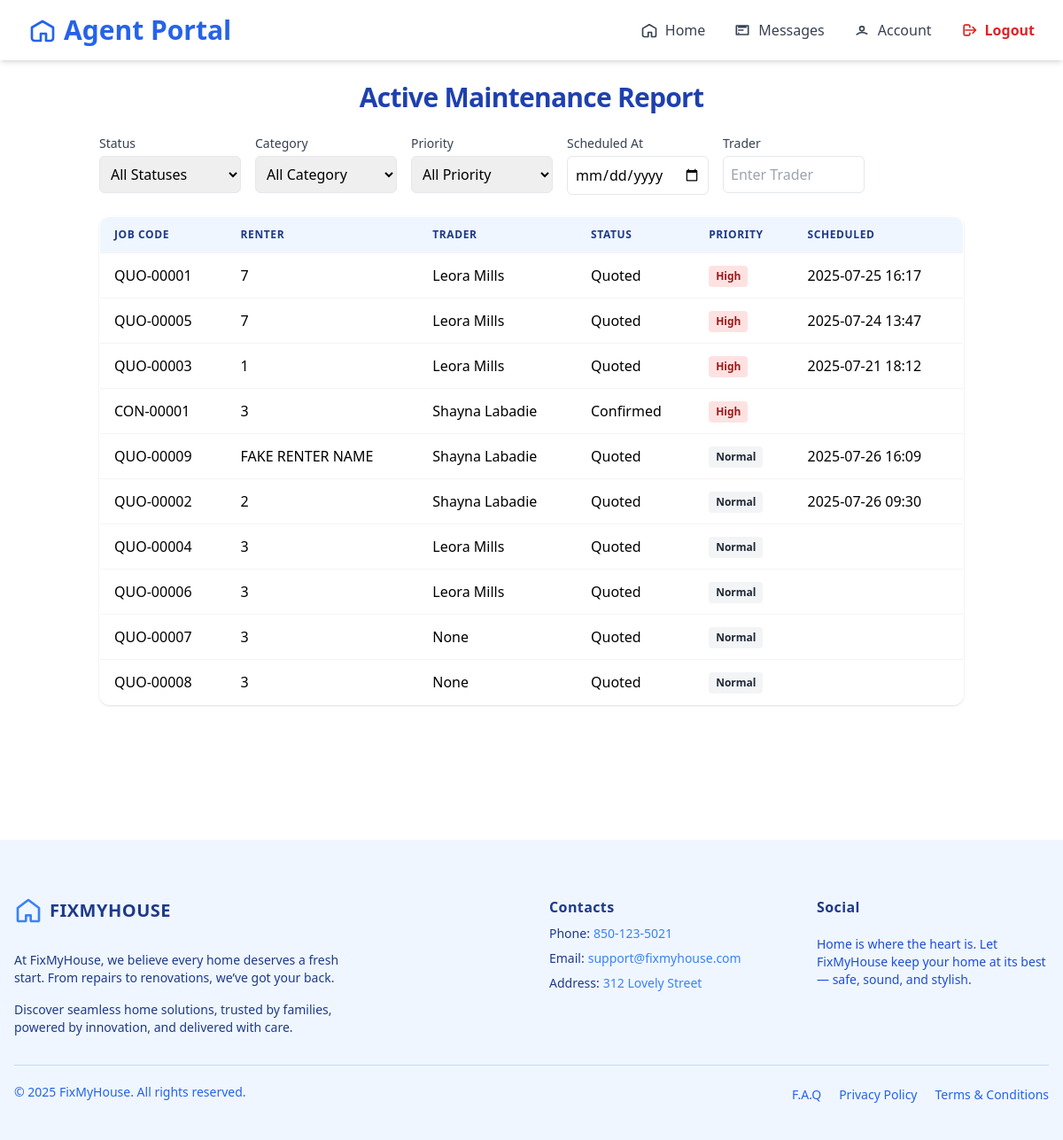
Page /agent/active-jobs/ (signed in) on the earlier database version.
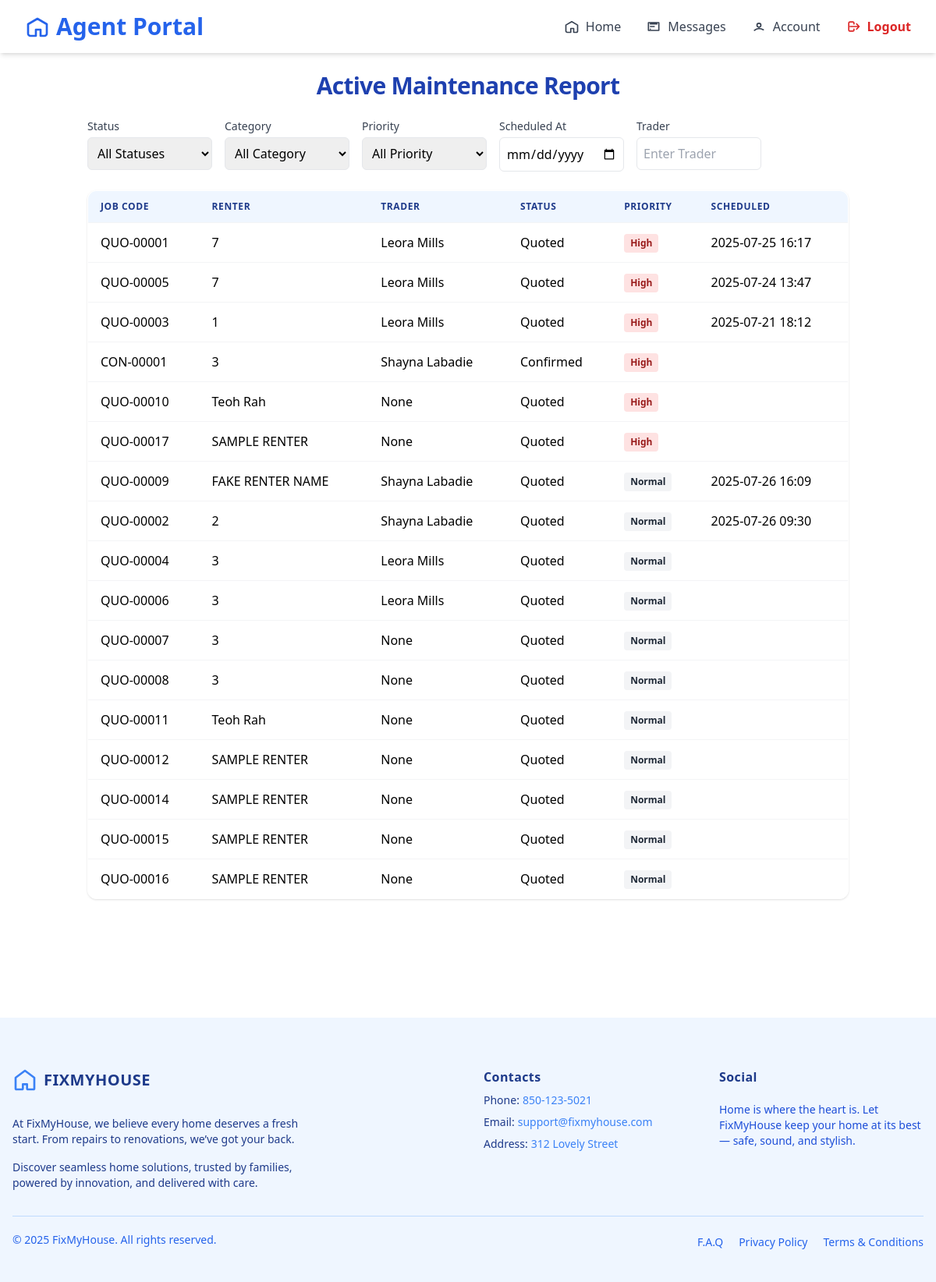
Same page on the later database version.
### trader/models/jobs.py (models this page shows, shortened)
class Jobs(models.Model):
    agent = models.ForeignKey(AgentRegister, on_delete=models.CASCADE, related_name='jobs_agent')
    trader = models.ForeignKey(TraderRegistration, on_delete=models.SET_NULL, null=True, blank=True, related_name='jobs_trader')
    property = models.ForeignKey(Property, on_delete=models.SET_NULL, null=True, blank=True, related_name='jobs_property')
    STATUS_CHOICES = [
        ('quoted', 'Quoted'),
        ('confirmed', 'Confirmed'),
        ('approved', 'Approved'),
        ('scheduled', 'Scheduled'),
    ]
    address = models.TextField(blank=True, null=True)
    category = models.ForeignKey(Services, on_delete=models.SET_NULL, null=True, blank=True, related_name='category_services')
    renter = models.CharField(max_length=100, null=True, blank=True)
    priority = models.BooleanField(default=False)  # True = High Priority
    job_code = models.CharField(max_length=20, unique=True)
    notes = models.TextField()
    status = models.CharField(max_length=20, choices=STATUS_CHOICES, default='quoted')
    quoted_at = models.DateTimeField(default=timezone.now)
    confirmed_at = models.DateTimeField(null=True, blank=True)
    approved_at = models.DateTimeField(null=True, blank=True)
    scheduled_at = models.DateTimeField(null=True, blank=True)
    is_active = models.BooleanField(null=True, blank=True, default=True)

### trader/models/registerTrader.py (models this page shows, shortened)
class TraderRegistration(models.Model):
    user = models.OneToOneField(User, on_delete=models.CASCADE, null=True, blank=True)
    name = models.CharField(max_length=255)
    email = models.EmailField()
    phone = models.CharField(max_length=50)
    password = models.CharField(max_length=255, null=True, blank=True)
    COMPANY_TYPE_CHOICES = [
        ('sole_trader', 'Sole Trader'),
        ('company', 'Company'),
    ]
    INDUSTRIES_CHOICES = [
        ('air_conditioning', 'Air Conditioning'),
        ('cleaning', 'Cleaning'),
        ('electrical', 'Electrical'),
        ('gardening', 'Gardening'),
        ('general_merchandise', 'General Merchandise'),
        ('glazing', 'Glazing'),
        ('pest_control', 'Pest Control'),
        ('plumbing-gas', 'Plumbing / Gas'),
        ('tree_cutting', 'Tree Cutting'),
        ('steel_works', 'Steel Works'),
    ]
    company_type = models.CharField(max_length=100, choices=COMPANY_TYPE_CHOICES, default='company')
    company_name = models.CharField(max_length=255, blank=True, null=True)
    company_address = models.CharField(max_length=255, blank=True, null=True)
    company_email = models.EmailField(blank=True, null=True)
    company_landline = models.CharField(max_length=50, blank=True, null=True)
    gst_registered = models.BooleanField(default=False)
    abn = models.CharField(max_length=20, blank=True, null=True)
    industry = models.CharField(max_length=100, choices=INDUSTRIES_CHOICES, blank=True, null=True)
    other_expertise = models.CharField(max_length=100, choices=INDUSTRIES_CHOICES, blank=True, null=True)
    state = models.CharField(max_length=100, blank=True)
    municipality = models.CharField(max_length=100, blank=True)
    city = models.CharField(max_length=100, blank=True)
    address_line_1 = models.CharField(max_length=255, blank=True, null=True)
    address_line_2 = models.CharField(max_length=255, blank=True, null=True)
    postal_code = models.CharField(max_length=20, blank=True)
    def __str__(self):
        return self.name

### agent/views.py (the view)
# urls.py: path('active-jobs/', views.ActiveJobsListView.as_view(), name='active_jobs_list'),
@method_decorator(login_required, name='dispatch')
class ActiveJobsListView(ListView):
    model = Jobs
    template_name = 'components/home/active_jobs_list.html'
    context_object_name = 'jobs'
    def get_queryset(self):
        queryset = super().get_queryset()
        queryset = queryset.filter(is_active=True)
        status = self.request.GET.get('status')
        category = self.request.GET.get('category')
        priority = self.request.GET.get('priority')
        trader = self.request.GET.get('trader')
        scheduled_at = self.request.GET.get('scheduled_at')
        if status:
            queryset = queryset.filter(status=status)
        if category:
            queryset = queryset.filter(category=category)
        if trader:
            queryset = queryset.filter(trader__name__icontains=trader)
        if scheduled_at:
            queryset = queryset.filter(scheduled_at=scheduled_at)
        if priority == 'true':
            queryset = queryset.filter(priority=True)
        elif priority == 'false':
            queryset = queryset.filter(priority=False)
        return queryset.order_by('-priority', '-scheduled_at', '-approved_at', '-confirmed_at')
    def get_context_data(self, **kwargs):
        category = self.request.GET.get('category')
        context = super().get_context_data(**kwargs)
        context['status_options'] = dict(Jobs._meta.get_field('status').choices)
        context['category_options'] = {
            service.id: service.description
            for service in Services.objects.all()
        }
        context['filter_status'] = self.request.GET.get('status', '')
        context['filter_category'] = int(category) if category and category.isdigit() else ''
        context['filter_priority'] = self.request.GET.get('priority', '')
        context['filter_trader'] = self.request.GET.get('trader', '')
        context['filter_scheduled_at'] = self.request.GET.get('scheduled_at', '')
        return context

### agent/templates/components/home/active_jobs_list.html (shortened to what this page needs)
{% extends "baseAgent.html" %}
{% block content %}
{% include 'components/home/navigatorBaseAgent.html' %}
<main class="max-w-5xl mx-auto p-4 sm:p-6 mb-[8rem]">
  <h2 class="text-2xl sm:text-3xl font-bold text-blue-800 mb-6 text-center tracking-tight">Active Maintenance Report</h2>
  <form method="GET" class="mb-6">
    <div class="flex flex-col md:flex-row gap-4">
      <div>
        <label for="status" class="block text-sm font-medium text-gray-700">Status</label>
        <select name="status" id="status" class="mt-1 p-2 border rounded-md w-full md:w-40" onchange="this.form.submit()">
          <option value="">All Statuses</option>
        </select>
      </div>
      <div>
        <label for="category" class="block text-sm font-medium text-gray-700">Category</label>
        <select name="category" id="category" class="mt-1 p-2 border rounded-md w-full md:w-40" onchange="this.form.submit()">
          <option value="">All Category</option>
        </select>
      </div>
      <div>
        <label for="priority" class="block text-sm font-medium text-gray-700">Priority</label>
        <select name="priority" id="priority" class="mt-1 p-2 border rounded-md w-full md:w-40" onchange="this.form.submit()">
          <option value="">All Priority</option>
        </select>
      </div>
      <div>
        <label for="priority" class="block text-sm font-medium text-gray-700">Scheduled At</label>
        <input type="date" name="scheduled_at" id="scheduled_at" class="mt-1 p-2 border rounded-md w-full md:w-40" value="{{ filter_scheduled_at }}" onchange="this.form.submit()">
      </div>
      <div>
        <label for="trader" class="block text-sm font-medium text-gray-700">Trader</label>
        <input type="text" name="trader" id="trader" value="{{ filter_trader }}"
          class="mt-1 p-2 border rounded-md w-full md:w-40"
          placeholder="Enter Trader"
          onchange="this.form.submit()">
      </div>
    </div>
  </form>
  <div class="overflow-x-auto rounded-xl shadow">
    <table class="min-w-full bg-white border border-gray-200 rounded-xl overflow-hidden">
      <thead class="bg-blue-50">
        <tr>
          <th class="px-4 py-3 text-left text-xs font-semibold text-blue-900 uppercase tracking-wider">Job Code</th>
          <th class="px-4 py-3 text-left text-xs font-semibold text-blue-900 uppercase tracking-wider">Renter</th>
          <th class="px-4 py-3 text-left text-xs font-semibold text-blue-900 uppercase tracking-wider">Trader</th>
          <th class="px-4 py-3 text-left text-xs font-semibold text-blue-900 uppercase tracking-wider">Status</th>
          <th class="px-4 py-3 text-left text-xs font-semibold text-blue-900 uppercase tracking-wider">Priority</th>
          <th class="px-4 py-3 text-left text-xs font-semibold text-blue-900 uppercase tracking-wider">Scheduled</th>
        </tr>
      </thead>
      <tbody>
        {% for job in jobs %}
        <tr class="border-t border-gray-100 hover:bg-blue-50 transition">
          <td class="px-4 py-3 whitespace-nowrap">{{ job.job_code }}</td>
          <td class="px-4 py-3 whitespace-nowrap">{{ job.renter }}</td>
          <td class="px-4 py-3 whitespace-nowrap">{{ job.trader }}</td>
          <td class="px-4 py-3 whitespace-nowrap">{{ job.get_status_display }}</td>
          <td class="px-4 py-3 whitespace-nowrap">
            {% if job.priority %}
              <span class="inline-block px-2 py-1 text-xs font-semibold rounded bg-red-100 text-red-800">High</span>
            {% else %}
              <span class="inline-block px-2 py-1 text-xs font-semibold rounded bg-gray-100 text-gray-800">Normal</span>
            {% endif %}
          </td>
          <td class="px-4 py-3 whitespace-nowrap">{{ job.scheduled_at|date:"Y-m-d H:i" }}</td>
        </tr>
        {% empty %}
        <tr><td colspan="7" class="text-center py-4">No active jobs found.</td></tr>
        {% endfor %}
      </tbody>
    </table>
  </div>
</main>
{% include 'components/footerAgent.html' %}
{% endblock %}

### agent/templates/baseAgent.html (shortened to what this page needs)
<!DOCTYPE html>
<html lang="en">
<head>
    <script src="https://cdn.tailwindcss.com"></script>
</head>
    <body>
        {% block content %}
        {% endblock %}
    </body>
</html>

### agent/templates/components/home/navigatorBaseAgent.html (shortened to what this page needs)
<nav class="flex justify-between items-center px-8 py-4 bg-white shadow-md sticky top-0 z-50">
    <h1 class="text-3xl font-bold text-blue-600 flex items-center gap-2">
        <svg xmlns="http://www.w3.org/2000/svg" class="h-8 w-8 text-blue-600" fill="none" viewBox="0 0 24 24" stroke="currentColor">
            <path stroke-linecap="round" stroke-linejoin="round" stroke-width="2" d="M3 9.75L12 4.5l9 5.25v9a2.25 2.25 0 01-2.25 2.25h-3.75V15h-4.5v6H5.25A2.25 2.25 0 013 18.75v-9z" />
        </svg>
        <span>Agent Portal</span>
    </h1>
    <div id="menu" class="hidden md:flex flex-col md:flex-row md:items-center absolute md:static top-16 left-0 w-full md:w-auto bg-white md:bg-transparent p-4 md:p-0 shadow md:shadow-none z-50 space-y-4 md:space-y-0 md:space-x-8">
        <a href="{% url 'home_agent' %}" class="flex items-center text-gray-700 hover:text-blue-600 transition gap-2">
            <svg xmlns="http://www.w3.org/2000/svg" class="h-5 w-5" fill="none" viewBox="0 0 24 24" stroke="currentColor">
                <path stroke-linecap="round" stroke-linejoin="round" stroke-width="2" d="M3 9.75L12 4.5l9 5.25v9a2.25 2.25 0 01-2.25 2.25h-3.75V15h-4.5v6H5.25A2.25 2.25 0 013 18.75v-9z" />
            </svg>
            <span>Home</span>
        </a>
        <a href="#" class="flex items-center text-gray-700 hover:text-blue-600 transition gap-2">
            <svg xmlns="http://www.w3.org/2000/svg" class="h-5 w-5" fill="none" viewBox="0 0 24 24" stroke="currentColor">
                <path stroke-linecap="round" stroke-linejoin="round" stroke-width="2" d="M7 8h10M7 12h6m-6 4h.01M4 6h16v12H4z" />
            </svg>
            <span>Messages</span>
        </a>
        <a href="{% url 'profile_agent' %}" class="flex items-center text-gray-700 hover:text-blue-600 transition gap-2">
            <svg xmlns="http://www.w3.org/2000/svg" class="h-5 w-5" fill="none" viewBox="0 0 24 24" stroke="currentColor">
                <path stroke-linecap="round" stroke-linejoin="round" stroke-width="2" d="M5.121 17.804A11.963 11.963 0 0112 15c2.45 0 4.71.748 6.879 2.026M15 10a3 3 0 11-6 0 3 3 0 016 0z" />
            </svg>
            <span>Account</span>
        </a>
        <form id="logout-form" method="POST" action="{% url 'logout_agent' %}">
            <button type="submit" class="flex items-center text-red-600 font-bold hover:text-red-800 transition">
                <svg xmlns="http://www.w3.org/2000/svg" class="h-5 w-5 mr-2" fill="none" viewBox="0 0 24 24" stroke="currentColor">
                    <path stroke-linecap="round" stroke-linejoin="round" stroke-width="2" d="M17 16l4-4m0 0l-4-4m4 4H7m6 4v1a2 2 0 01-2 2H7a2 2 0 01-2-2V7a2 2 0 012-2h4a2 2 0 012 2v1" />
                </svg>
                Logout
            </button>
        </form>
    </div>
</nav>

### agent/templates/components/footerAgent.html (shortened to what this page needs)
<div class="w-full px-4 pt-16 bg-blue-50">
  <div class="grid gap-10 row-gap-6 mb-8 sm:grid-cols-2 lg:grid-cols-4 max-w-screen-xl mx-auto">
    <div class="sm:col-span-2">
      <a href="/" aria-label="Go home" title="FixMyHouse" class="inline-flex items-center">
        <svg class="w-8 text-blue-500" fill="none" stroke="currentColor" stroke-width="2" viewBox="0 0 24 24" stroke-linecap="round" stroke-linejoin="round">
          <path d="M3 9.75L12 3l9 6.75V20a1 1 0 0 1-1 1h-5a1 1 0 0 1-1-1v-4H10v4a1 1 0 0 1-1 1H4a1 1 0 0 1-1-1V9.75z"></path>
        </svg>
        <span class="ml-2 text-xl font-bold tracking-wide text-blue-900 uppercase">FixMyHouse</span>
      </a>
      <div class="mt-6 lg:max-w-sm">
        <p class="text-sm text-blue-900">
          At FixMyHouse, we believe every home deserves a fresh start. From repairs to renovations, we’ve got your back.
        </p>
        <p class="mt-4 text-sm text-blue-900">
          Discover seamless home solutions, trusted by families, powered by innovation, and delivered with care.
        </p>
      </div>
    </div>
    <div class="space-y-2 text-sm">
      <p class="text-base font-bold tracking-wide text-blue-900">Contacts</p>
      <div class="flex">
        <p class="mr-1 text-blue-900">Phone:</p>
        <a href="tel:850-123-5021" aria-label="Our phone" title="Our phone" class="transition-colors duration-300 text-blue-500 hover:text-blue-700">850-123-5021</a>
      </div>
      <div class="flex">
        <p class="mr-1 text-blue-900">Email:</p>
        <a href="mailto:support@fixmyhouse.com" aria-label="Our email" title="Our email" class="transition-colors duration-300 text-blue-500 hover:text-blue-700">support@fixmyhouse.com</a>
      </div>
      <div class="flex">
        <p class="mr-1 text-blue-900">Address:</p>
        <a href="https://www.google.com/maps" target="_blank" rel="noopener noreferrer" aria-label="Our address" title="Our address" class="transition-colors duration-300 text-blue-500 hover:text-blue-700">
          312 Lovely Street
        </a>
      </div>
    </div>
    <div>
      <span class="text-base font-bold tracking-wide text-blue-900">Social</span>
      <p class="mt-4 text-sm text-blue-700">
        Home is where the heart is. Let FixMyHouse keep your home at its best — safe, sound, and stylish.
      </p>
    </div>
  </div>
  <div class="flex flex-col-reverse justify-between pt-5 pb-10 border-t lg:flex-row border-blue-200 max-w-screen-xl mx-auto">
    <p class="text-sm text-blue-600">
      © 2025 FixMyHouse. All rights reserved.
    </p>
    <ul class="flex flex-col mb-3 space-y-2 lg:mb-0 sm:space-y-0 sm:space-x-5 sm:flex-row">
      <li>
        <a href="/" class="text-sm text-blue-600 transition-colors duration-300 hover:text-blue-700">F.A.Q</a>
      </li>
      <li>
        <a href="/" class="text-sm text-blue-600 transition-colors duration-300 hover:text-blue-700">Privacy Policy</a>
      </li>
      <li>
        <a href="/" class="text-sm text-blue-600 transition-colors duration-300 hover:text-blue-700">Terms &amp; Conditions</a>
      </li>
    </ul>
  </div>
</div>

Differences in the rows shown:
added Jobs: job_code "QUO-00010", renter "Teoh Rah", trader "None", status "Quoted", priority "High"
added Jobs: job_code "QUO-00017", renter "SAMPLE RENTER", trader "None", status "Quoted", priority "High"
added Jobs: job_code "QUO-00011", renter "Teoh Rah", trader "None", status "Quoted", priority "Normal"
added Jobs: job_code "QUO-00012", renter "SAMPLE RENTER", trader "None", status "Quoted", priority "Normal"
added Jobs: job_code "QUO-00014", renter "SAMPLE RENTER", trader "None", status "Quoted", priority "Normal"
added Jobs: job_code "QUO-00015", renter "SAMPLE RENTER", trader "None", status "Quoted", priority "Normal"
added Jobs: job_code "QUO-00016", renter "SAMPLE RENTER", trader "None", status "Quoted", priority "Normal"
